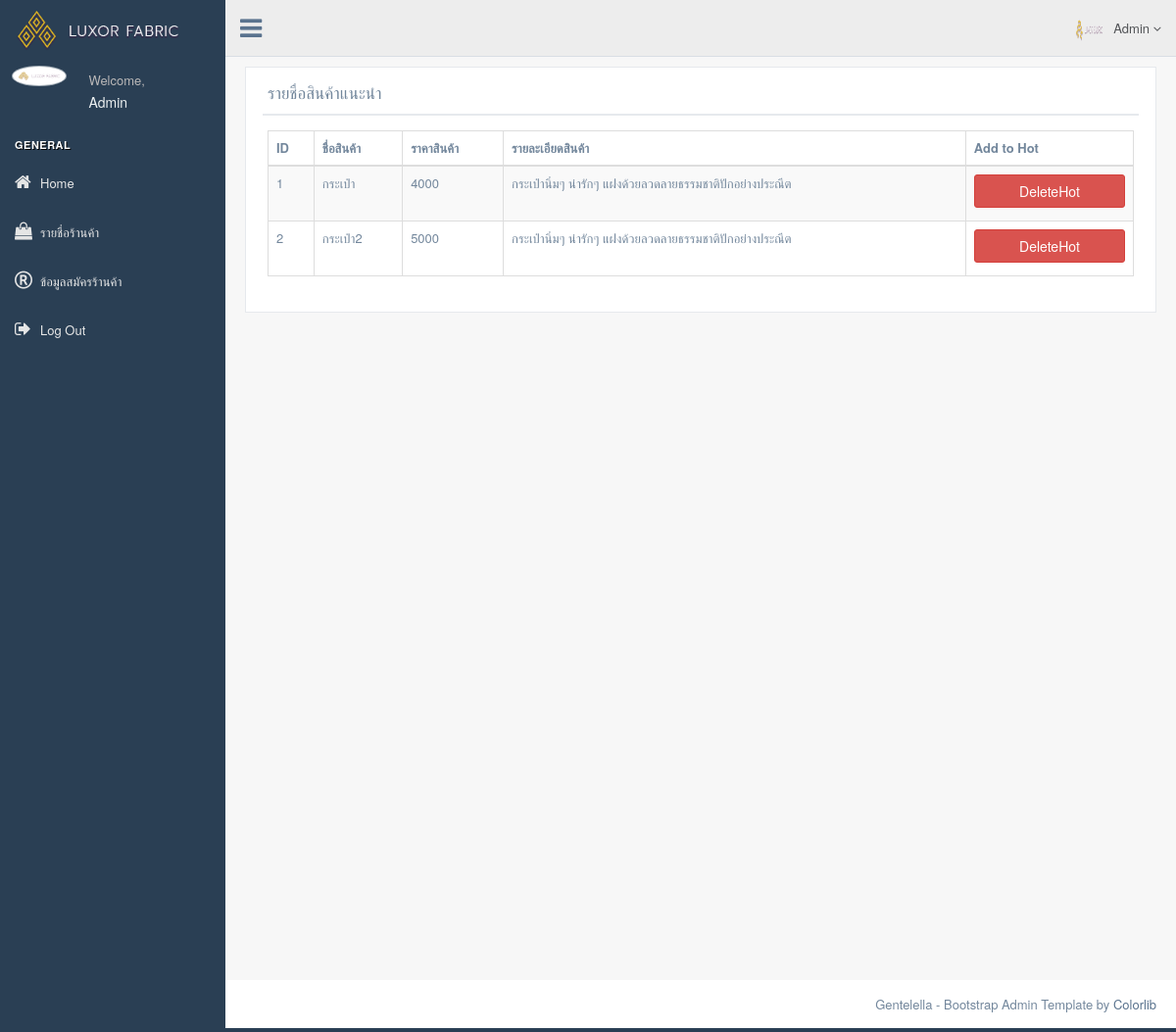
/Admin/index.php?link=hotproduct (signed in), run on an earlier commit of the app's database.
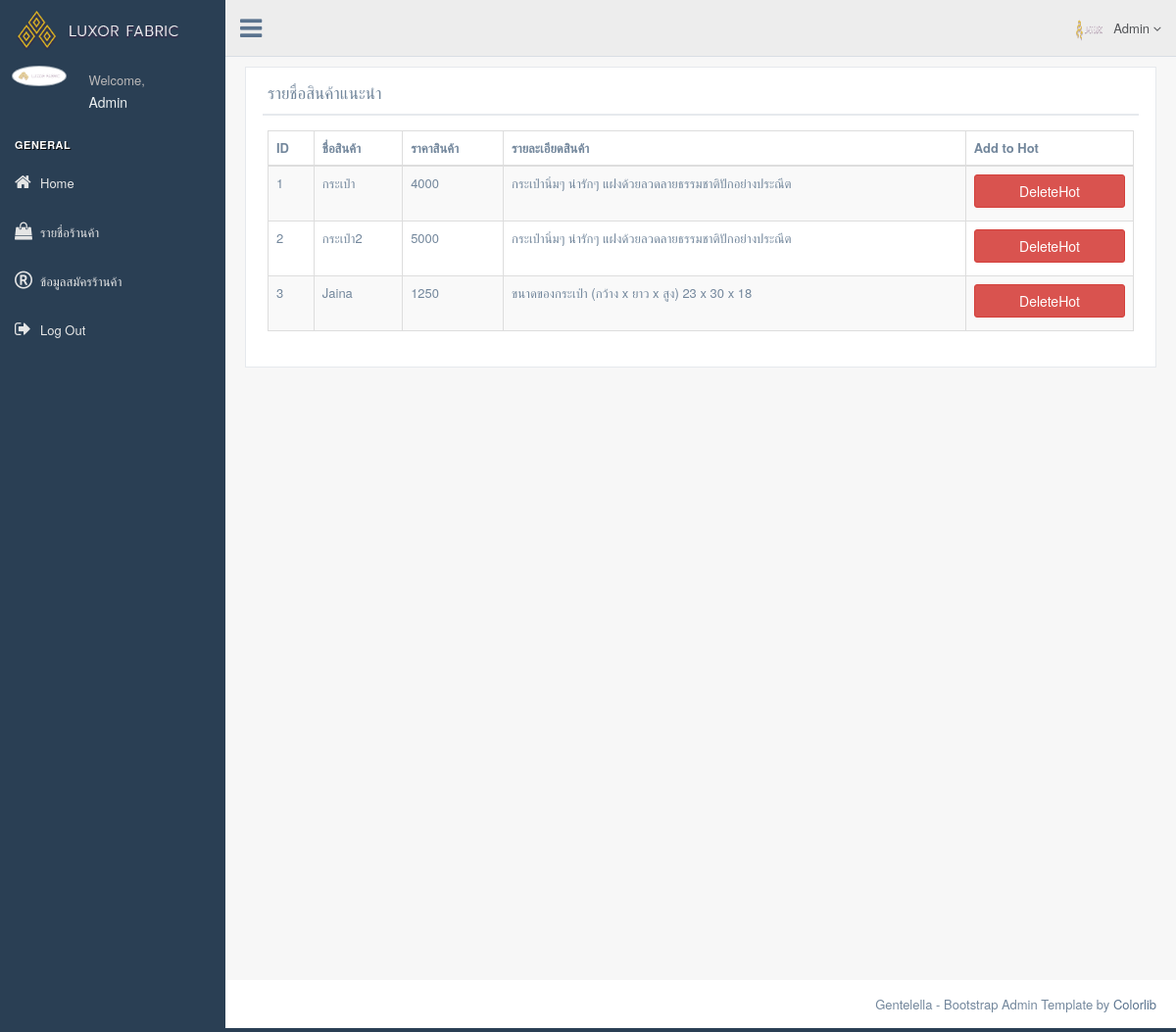
And on a later commit of the database.
### tables this page shows
CREATE TABLE `hotproduct` (
  `id_hotproduct` int(11) NOT NULL,
  `id_product` int(11) NOT NULL,
  `urlimg` varchar(255) NOT NULL
);

CREATE TABLE `product` (
  `id_product` int(11) NOT NULL,
  `NameProduct` varchar(300) NOT NULL,
  `Status` varchar(50) NOT NULL,
  `PriceProduct` varchar(10) NOT NULL,
  `discount` varchar(100) NOT NULL,
  `tax` varchar(3) NOT NULL,
  `date_input` date NOT NULL,
  `productDetail` varchar(255) NOT NULL,
  `textProductDetail` text NOT NULL,
  `id_type` int(11) NOT NULL,
  `id_store` int(11) NOT NULL
);

### Admin/inserthotproduct.php (the view, shortened to what this page needs)
<div class="row">
    <div class="col-md-12 col-sm-12 col-xs-12">
        <div class="x_panel">
            <div class="x_title">
                <h2>รายชื่อสินค้าแนะนำ</h2>
            <div class="clearfix"></div>
        </div>
        <div class="x_content">
            <table id="datatable-responsive" class="table table-striped table-bordered dt-responsive nowrap" cellspacing="0" width="100%">
                <thead>
                    <tr>
                       <th>ID</th>
                       <th>ชื่อสินค้า</th>
                       <th>ราคาสินค้า</th>
                       <th>รายละเอียดสินค้า</th>
                       <th>Add to Hot</th>
                    </tr>
                </thead>
                <tbody>
                <?php
                   $select = "SELECT p.id_product , p.NameProduct , p.PriceProduct , p.productDetail , h.id_product checkhot FROM `product` p
                               LEFT JOIN hotproduct h ON h.id_product = p.id_product";
                   $query = mysqli_query($connect,$select);
                   if(mysqli_num_rows($query)>0){
                       while($row = mysqli_fetch_array($query)){
                       ?>
                       <tr>
                           <td><?php echo $row['id_product']; ?></td>
                           <td><?php echo $row['NameProduct']; ?></td>
                           <td><?php echo $row['PriceProduct']; ?></td>
                           <td><?php echo $row['productDetail']; ?></td>
                           <?php if(empty($row['checkhot'])){ ?>
                               <td><a href="./CodeBack/addhotproduct.php?id_product=<?php echo $row['id_product']; ?>" class="btn btn-info btn-block">Add to Hot</a></td>
                           <?php }else{ ?>
                               <td><a href="#" class="btn btn-danger btn-block">DeleteHot</a></td>
                           <?php } ?>
                       </tr>
                       <?php
                       }
                   }
                ?>
                </tbody>
            </table>
        </div>
    </div>
  </div>

What changed in the data, as far as the page shows it:
added hotproduct: id_product.id_product "3", id_product.NameProduct "Jaina", id_product.PriceProduct "1250", id_product.productDetail "ขนาดของกระเป๋า (กว้าง x ยาว x สูง) 23 x 30 x 18", shows "DeleteHot"
